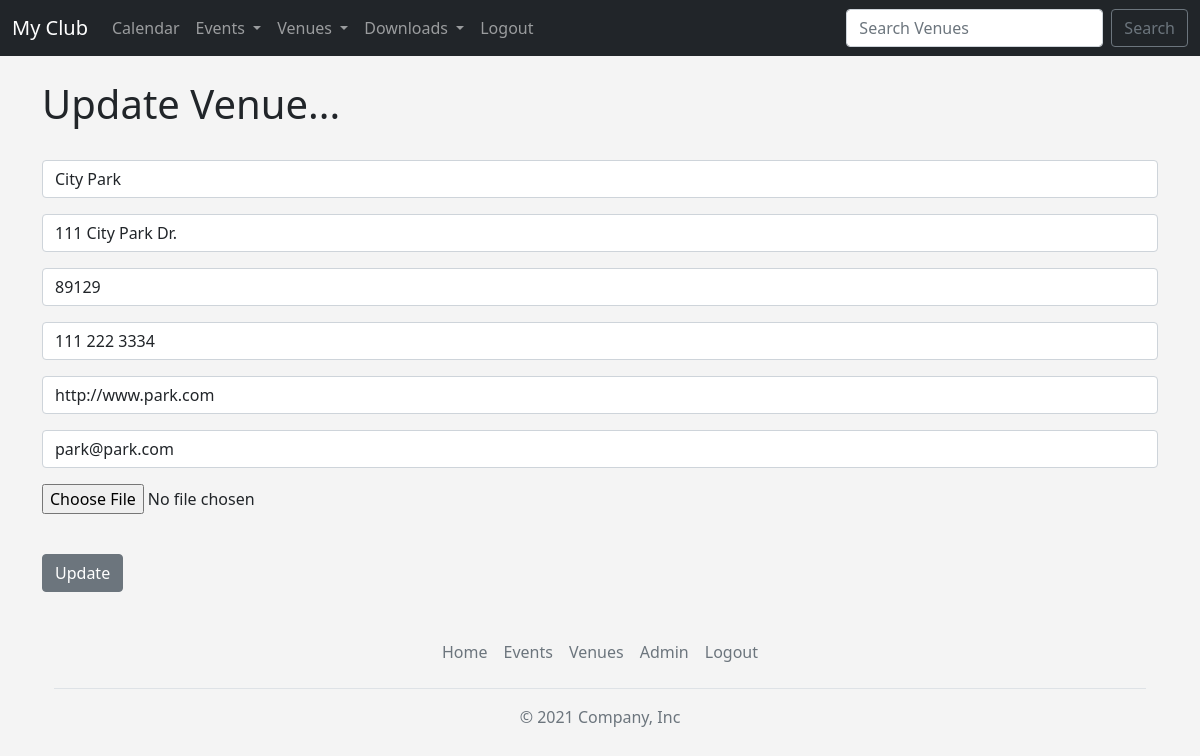
The page /update_venue/1 (signed in) on the database its author committed.
### events/models.py (models this page shows, shortened)
class Venue(models.Model):
    name = models.CharField('Venue Name', max_length=120)
    address = models.CharField(max_length=300)
    zip_code = models.CharField('Zip Code', max_length=15)
    phone = models.CharField('Contact Phone', max_length=25, blank=True)
    web = models.URLField('Website Address', max_length=120, blank=True)
    email_address = models.EmailField('Email', max_length=120, blank=True)
    owner = models.IntegerField("Venue Owner", blank=False, default=1)
    venue_image = models.ImageField(null=True, blank=True, upload_to="images/")
    ordering = ['id']

### events/views.py (the view)
# urls.py: path('update_venue/<venue_id>', views.update_venue, name='update-venue'),
def update_venue(request, venue_id):
    venue = Venue.objects.get(pk=venue_id)
    form = VenueForm(request.POST or None, request.FILES or None, instance=venue)
    if form.is_valid():
        venue = form.save(commit=False)
        venue.owner = request.user.id # logged in user
        venue.save()
        return redirect('list-venues')
    return render(request, 'events/update_venue.html', {'venue': venue, 'form':form})

### events/forms.py
class VenueForm(ModelForm):
    class Meta:
        model = Venue
        fields = ('name', 'address', 'zip_code', 'phone', 'web', 'email_address', 'venue_image')
        labels = {
            'name': '',
            'address': '',
            'zip_code': '',
            'phone': '',
            'web': '',
            'email_address': '',
            'venue_image': '',
        }
        widgets = {
            'name': forms.TextInput(attrs={'class':'form-control', 'placeholder':'Venue Name'}),
            'address': forms.TextInput(attrs={'class':'form-control', 'placeholder':'Address'}),
            'zip_code': forms.TextInput(attrs={'class':'form-control', 'placeholder':'Zip Code'}),
            'phone': forms.TextInput(attrs={'class':'form-control', 'placeholder':'Phone'}),
            'web': forms.URLInput(attrs={'class':'form-control', 'placeholder':'Web Address'}),
            'email_address': forms.EmailInput(attrs={'class':'form-control', 'placeholder':'Email'}),
        }

### events/templates/events/update_venue.html (shortened to what this page needs)
{% extends 'events/base.html' %}
{% block content %}
{% if user.is_authenticated %}
    <h1>Update Venue...</h1>
    <br>
    <form action="" method="POST" enctype="multipart/form-data">
        {{ form.as_p }}
        <br>
        <input type="submit" value="Update" class="btn btn-secondary">
    </form>
{% else %}
    <h1>Sorry! You must be loggined in to view this page...</h1>
    <a href="{% url 'login' %}">Login Here</a>
{% endif %}
{% endblock %}

### events/static/events/css/style.css (style rules this page uses)
body { background: #f4f4f4; }

### rows shown on the page
Venue: name "City Park", address "111 City Park Dr.", zip_code "89129", phone "111 222 3334", web "http://www.park.com", email_address "park@park.com"
